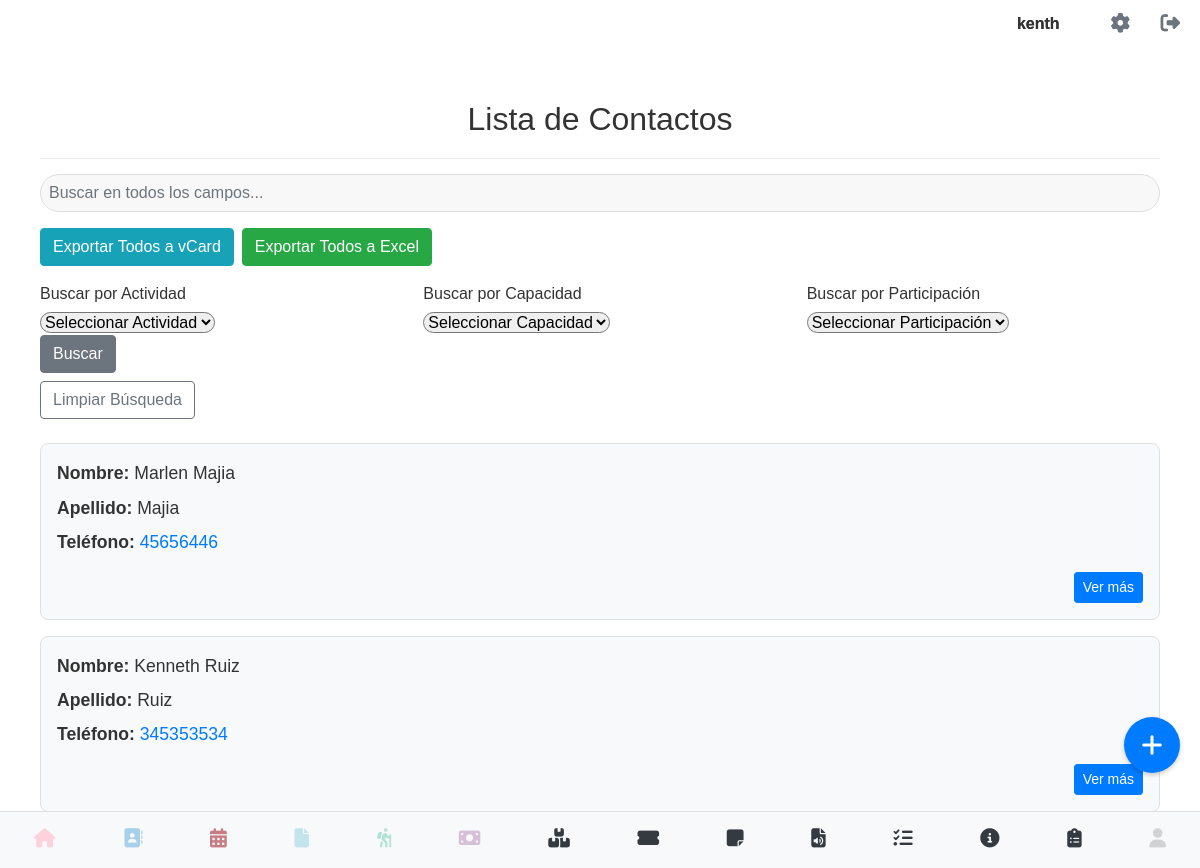
Page /listar_contacto (signed in) on the committed database.
### models.py (models this page shows, shortened)
class User(UserMixin, db.Model):
    __tablename__ = 'users' # Nombre de la tabla es 'users'
    id = db.Column(db.Integer, primary_key=True)
    username = db.Column(db.String(80), unique=True, nullable=False)
    email = db.Column(db.String(120), unique=True, nullable=False)
    cedula = db.Column(db.String(20), unique=True, nullable=False)
    telefono = db.Column(db.String(20), nullable=False)
    password_hash = db.Column(db.String(128))
    image_filename = db.Column(db.String(255), nullable=True)
    @property
    def is_authenticated(self):
        return True

class Contacto(db.Model):
    __tablename__ = 'contacto'
    id = db.Column(db.Integer, primary_key=True)
    nombre = db.Column(db.String(100), nullable=False)
    primer_apellido = db.Column(db.String(100), nullable=True)
    segundo_apellido = db.Column(db.String(100), nullable=True)
    telefono = db.Column(db.String(20), nullable=False)
    movil = db.Column(db.String(20), nullable=True)
    email = db.Column(db.String(120), nullable=True)
    direccion = db.Column(db.String(200), nullable=True)
    tipo_actividad = db.Column(db.String(100), nullable=True)
    nota = db.Column(db.Text, nullable=True)
    fecha_ingreso = db.Column(db.DateTime, default=datetime.utcnow)
    direccion_mapa = db.Column(db.String(255), nullable=True)
    avatar_path = db.Column(db.String(255), nullable=True)
    usuario_id = db.Column(db.Integer, db.ForeignKey('users.id'), nullable=False)
    empresa = db.Column(db.String(100), nullable=True)
    sitio_web = db.Column(db.String(255), nullable=True)
    capacidad_persona = db.Column(db.String(50), nullable=True)
    participacion = db.Column(db.String(50), nullable=True)
    usuario = db.relationship('User', backref=db.backref('contactos', lazy=True))

### app.py (the view)
@app.route('/listar_contacto')
@login_required
def listar_contacto():
    form_busqueda = BusquedaContactoForm()
    contactos = Contacto.query.filter_by(usuario_id=current_user.id).order_by(Contacto.nombre, Contacto.primer_apellido, Contacto.segundo_apellido).all()
    return render_template('listar_contacto.html', contactos=contactos, form_busqueda=form_busqueda)

### app.py (called while the page is built)
@login_manager.user_loader
def load_user(user_id):
    return User.query.get(int(user_id))

### templates/listar_contacto.html (shortened to what this page needs)
{% extends 'base.html' %}
{% block content %}
  <div class="contactos-container">
    {% if current_user.is_authenticated %}
        <div class="top-right">
            <span class="username-display">{{ current_user.username }}</span>
            <a href="{{ url_for('perfil') }}" class="gear-icon"><i class="fas fa-cog"></i></a>
            <a href="{{ url_for('logout') }}" class="logout-icon"><i class="fas fa-sign-out-alt"></i></a>
        </div>
    {% endif %}
    <h1>Lista de Contactos</h1>
    <div class="search-container mt-3">
      <input type="text" id="searchInput" class="form-control rounded-pill" placeholder="Buscar en todos los campos...">
    </div>
    <div class="export-buttons mt-3">
      <a href="{{ url_for('exportar_todos_vcard') }}" class="btn btn-info">Exportar Todos a vCard</a>
      <a href="{{ url_for('exportar_todos_excel') }}" class="btn btn-success">Exportar Todos a Excel</a>
    </div>
    <div class="filter-form mt-3">
      <form method="POST" action="{{ url_for('buscar_contacto') }}" class="row g-3 align-items-center">
        <div class="col-md-4">
          {{ form_busqueda.busqueda_actividad.label(class="form-label") }}
          {{ form_busqueda.busqueda_actividad(class="rounded-pill form-select") }}
        </div>
        <div class="col-md-4">
          {{ form_busqueda.busqueda_capacidad_persona.label(class="form-label") }}
          {{ form_busqueda.busqueda_capacidad_persona(class="rounded-pill form-select") }}
        </div>
        <div class="col-md-4">
          {{ form_busqueda.busqueda_participacion.label(class="form-label") }}
          {{ form_busqueda.busqueda_participacion(class="rounded-pill form-select") }}
        </div>
        <div class="col-auto">
          {{ form_busqueda.submit_buscar(class="btn btn-secondary") }}
        </div>
      </form>
      <a href="{{ url_for('listar_contacto') }}" class="btn btn-outline-secondary mt-2">Limpiar Búsqueda</a>
    </div>
    <ul class="contact-list mt-4">
      {% if contactos %}
        {% for contacto in contactos %}
          <li class="contact-list-item" data-search-terms="{{ (contacto.nombre + ' ' + (contacto.primer_apellido or '') + ' ' + (contacto.telefono or '') + ' ' + (contacto.segundo_apellido or '') + ' ' + (contacto.movil or '') + ' ' + (contacto.email or '') + ' ' + (contacto.direccion or '') + ' ' + (contacto.tipo_actividad or '') + ' ' + (contacto.nota or '') + ' ' + (contacto.direccion_mapa or '') + ' ' + (contacto.empresa or '') + ' ' + (contacto.sitio_web or '') + ' ' + (contacto.capacidad_persona or '') + ' ' + (contacto.participacion or '')).lower() }}">
            <p><strong>Nombre:</strong> {{ contacto.nombre | title }} {% if contacto.primer_apellido %}{{ contacto.primer_apellido | title }}{% endif %}</p>
            <p><strong>Apellido:</strong> {% if contacto.primer_apellido %}{{ contacto.primer_apellido | title }}{% endif %}</p>
            <p><strong>Teléfono:</strong>
              {% if contacto.telefono and not contacto.telefono.startswith('2') %}
                <a href="https://wa.me/506{{ contacto.telefono }}">{{ contacto.telefono }}</a>
              {% else %}
                {{ contacto.telefono }}
              {% endif %}
            </p>
            <a href="{{ url_for('contacto_detalle', id=contacto.id) }}" class="btn btn-sm btn-primary view-more-button">Ver más</a>
          </li>
        {% endfor %}
      {% else %}
        <p>No tienes contactos en tu agenda.</p>
      {% endif %}
    </ul>
    <a href="{{ url_for('crear_contacto') }}" class="floating-button">
      <i class="fas fa-plus"></i>
    </a>
  </div>
{% endblock %}

### templates/base.html (shortened to what this page needs)
<!DOCTYPE html>
<html lang="es">
<head>
    <link rel="stylesheet" type="text/css" href="{{ url_for('static', filename='css/main.css') }}">
    <link rel="stylesheet" href="https://cdn.jsdelivr.net/npm/sweetalert2@11/dist/sweetalert2.min.css">
</head>
<body>
    <div class="contactos-container">
    {% if current_user.is_authenticated %}
        <div class="top-right">
            <span class="username-display">{{ current_user.username }}</span>
            <a href="{{ url_for('perfil') }}" class="gear-icon"><i class="fas fa-cog"></i></a>
            <a href="{{ url_for('logout') }}" class="logout-icon"><i class="fas fa-sign-out-alt"></i></a>
        </div>
    {% endif %}
</div>
<div class="container-block">
    {% block content %}
    {% endblock %}
</div>
{% include "navbar.html" %}
</body>
</html>

### static/css/base.css (style rules this page uses)
body { font-family: sans-serif; margin: 0; }
.container-block { margin-top:80px; padding: 20px; }
.top-right { position: absolute; top: 10px; right: 20px; display: flex; align-items: center; }
.gear-icon, .logout-icon { font-size: 24px; text-decoration: none; color: #333; margin-left: 15px; }
.username-display { margin-right: 20px; font-weight: bold; color: #333; }
label { display: block; margin-bottom: 5px; }
input[type="text"], input[type="password"] { width: 100%; padding: 8px; box-sizing: border-box; border-radius: 5px; background-color: #f8f8f8; border: 1px solid #ccc; }

### static/css/forms.css (style rules this page uses)
label { display: block; margin-bottom: 5px; }

### static/css/perfil.css (style rules this page uses)
body { font-family: sans-serif; margin: 20px; }
.search-container { margin-top: 20px; border-top: 1px solid #eee; padding-top: 15px; }
.search-container input[type="text"] { flex-grow: 1; padding: 8px; border: 1px solid #ddd; border-radius: 4px; margin-right: 10px; box-sizing: border-box; }

### static/css/listar_contacto.css (style rules this page uses)
.contactos-container { font-family: Arial, sans-serif; color: #333; }
.contactos-container h1 { text-align: center; margin-bottom: 20px; font-size: 2rem; }
.contactos-container .top-right { display: flex; justify-content: flex-end; align-items: center; gap: 1rem; padding-bottom: 1rem; }
.contactos-container .username-display { font-weight: bold; }
.contactos-container .gear-icon, .contactos-container .logout-icon { color: #6c757d; font-size: 1.2rem; text-decoration: none; }
.contactos-container .search-container { margin-bottom: 1rem; }
.contactos-container .export-buttons { display: flex; gap: 0.5rem; margin-bottom: 1rem; flex-wrap: wrap; }
.contactos-container .export-buttons .btn { margin-bottom: 0.5rem; }
@media (min-width: 576px) { .contactos-container .export-buttons { flex-wrap: nowrap; } }
@media (min-width: 576px) { .contactos-container .export-buttons .btn { margin-bottom: 0; } }
.contactos-container .filter-form { margin-bottom: 1.5rem; }
.contactos-container .floating-button { position: fixed; bottom: 20px; right: 20px; background-color: #007bff; color: white; border-radius: 50%; width: 56px; height: 56px; display: flex; justify-content: center; align-items: center; font-size: 24px; box-shadow: 0 2px 5px rgba(0, 0, 0, 0.2); z-index: 1000; text-decoration: none; }

### templates/listar_contacto.html (style rules this page uses)
.contactos-container { font-family: Arial, sans-serif; color: #333; }
.contactos-container h1 { text-align: center; margin-bottom: 20px; font-size: 2rem; }
.contactos-container .top-right { display: flex; justify-content: flex-end; align-items: center; gap: 1rem; padding-bottom: 1rem; }
.contactos-container .username-display { font-weight: bold; }
.contactos-container .gear-icon, .contactos-container .logout-icon { color: #6c757d; font-size: 1.2rem; text-decoration: none; }
.contactos-container .search-container { margin-bottom: 1rem; }
.contactos-container .export-buttons { display: flex; gap: 0.5rem; margin-bottom: 1rem; flex-wrap: wrap; }
.contactos-container .export-buttons .btn { margin-bottom: 0.5rem; }
@media (min-width: 576px) { .contactos-container .export-buttons { flex-wrap: nowrap; } }
@media (min-width: 576px) { .contactos-container .export-buttons .btn { margin-bottom: 0; } }
.contactos-container .filter-form { margin-bottom: 1.5rem; }
.contact-list { list-style: none; padding: 0; }
.contact-list-item { background-color: #f8f9fa; border: 1px solid #e0e0e0; border-radius: 0.5rem; padding: 1rem; margin-bottom: 1rem; display: flex; flex-direction: column; align-items: flex-start; }
.contact-list-item p { margin-bottom: 0.5rem; font-size: 1.1rem; color: #333; }
.contact-list-item .view-more-button { margin-top: 0.5rem; align-self: flex-end; }
.contactos-container .floating-button { position: fixed; bottom: 20px; right: 20px; background-color: #007bff; color: white; border-radius: 50%; width: 56px; height: 56px; display: flex; justify-content: center; align-items: center; font-size: 24px; box-shadow: 0 2px 5px rgba(0, 0, 0, 0.2); z-index: 1000; text-decoration: none; margin-bottom: 75px; }

### rows in the picture
User: username "kenth"
Contacto: nombre "Marlen", primer_apellido "Majia", telefono "45656446"
Contacto: nombre "Kenneth", primer_apellido "Ruiz", telefono "345353534"
